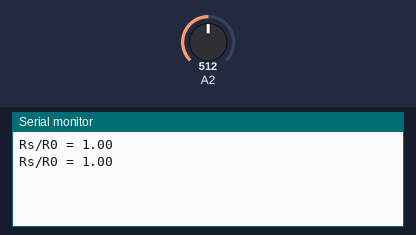
The sketch below on a simulated Arduino Uno, built with avr-gcc and run on an emulated ATmega328P. Parts: the last lines printed to the serial monitor. The test bench sets the inputs (shaded band); at power-on: A2 = 512.

Above: at 1.8 s.
1.9 s: A2 set to 0
At 2.6 s:
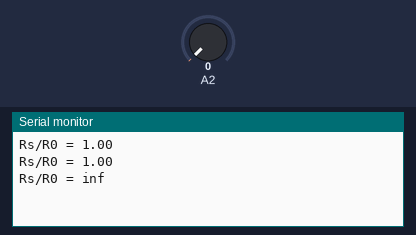
4.5 s: A2 set to 122
At 5.8 s:
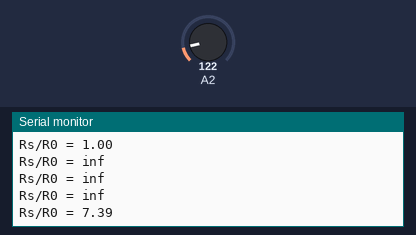

The sketch:

sensor_MQ9_RS.ino
```cpp
void setup() {
  Serial.begin(9600);
}

void loop() {
  //int fuckcorrea
  float sensor_volt;
  float RS_gas; // Get value of RS in a GAS
  float ratio; // Get ratio RS_GAS/RS_air
  int sensorValue = analogRead(A2);
  sensor_volt=(float)sensorValue/1024*5.0;
  RS_gas = (5.0-sensor_volt)/sensor_volt; // omit *RL

  /*-Replace the name "R_air" with the value of R0 in the demo of First Test -*/
  ratio = RS_gas/0.35;  // ratio = RS/R0
  /*-----------------------------------------------------------------------*/

  //Serial.print("sensor_volt = ");
  //Serial.println(sensor_volt);
  //Serial.print("RS_ratio = ");
  //Serial.println(RS_gas);
  Serial.print("Rs/R0 = ");
  Serial.println(RS_gas);

  Serial.print("\n\n");

  delay(1000);

}
```

Measured:
- after the input at 1.9 s, the serial monitor: prints a new line after 0.10 s (image 1)
- after the input at 4.5 s, the serial monitor: prints a new line after 0.50 s (image 2)
